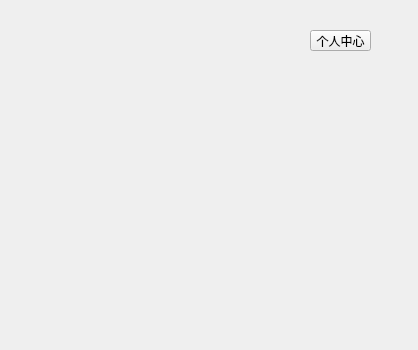
<?xml version="1.0" encoding="UTF-8"?>
<ui version="4.0">
 <class>StuMenu</class>
 <widget class="QWidget" name="StuMenu">
  <property name="geometry">
   <rect>
    <x>0</x>
    <y>0</y>
    <width>418</width>
    <height>350</height>
   </rect>
  </property>
  <property name="windowTitle">
   <string>Form</string>
  </property>
  <widget class="QPushButton" name="PersonCenter">
   <property name="geometry">
    <rect>
     <x>310</x>
     <y>30</y>
     <width>61</width>
     <height>21</height>
    </rect>
   </property>
   <property name="text">
    <string>个人中心</string>
   </property>
  </widget>
 </widget>
 <resources/>
 <connections/>
</ui>
